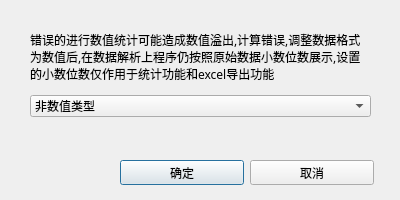
<?xml version="1.0" encoding="UTF-8"?>
<ui version="4.0">
 <class>DialogForceNumber</class>
 <widget class="QDialog" name="DialogForceNumber">
  <property name="geometry">
   <rect>
    <x>0</x>
    <y>0</y>
    <width>400</width>
    <height>200</height>
   </rect>
  </property>
  <property name="minimumSize">
   <size>
    <width>400</width>
    <height>200</height>
   </size>
  </property>
  <property name="maximumSize">
   <size>
    <width>400</width>
    <height>200</height>
   </size>
  </property>
  <property name="windowTitle">
   <string>调整数据格式</string>
  </property>
  <widget class="QPushButton" name="pushButtonAll">
   <property name="geometry">
    <rect>
     <x>120</x>
     <y>160</y>
     <width>124</width>
     <height>25</height>
    </rect>
   </property>
   <property name="text">
    <string>确定</string>
   </property>
  </widget>
  <widget class="QPushButton" name="pushButtonCurrentPage">
   <property name="geometry">
    <rect>
     <x>250</x>
     <y>160</y>
     <width>124</width>
     <height>25</height>
    </rect>
   </property>
   <property name="text">
    <string>取消</string>
   </property>
  </widget>
  <widget class="QLabel" name="label">
   <property name="geometry">
    <rect>
     <x>30</x>
     <y>26</y>
     <width>341</width>
     <height>61</height>
    </rect>
   </property>
   <property name="font">
    <font>
     <family>宋体</family>
     <bold>false</bold>
    </font>
   </property>
   <property name="text">
    <string>错误的进行数值统计可能造成数值溢出,计算错误,调整数据格式为数值后,在数据解析上程序仍按照原始数据小数位数展示,设置的小数位数仅作用于统计功能和excel导出功能</string>
   </property>
   <property name="wordWrap">
    <bool>true</bool>
   </property>
  </widget>
  <widget class="QComboBox" name="comboBox">
   <property name="geometry">
    <rect>
     <x>30</x>
     <y>95</y>
     <width>341</width>
     <height>22</height>
    </rect>
   </property>
   <item>
    <property name="text">
     <string>非数值类型</string>
    </property>
   </item>
   <item>
    <property name="text">
     <string>数值-整数</string>
    </property>
   </item>
   <item>
    <property name="text">
     <string>数值-1位小数</string>
    </property>
   </item>
   <item>
    <property name="text">
     <string>数值-2位小数</string>
    </property>
   </item>
   <item>
    <property name="text">
     <string>数值-3位小数</string>
    </property>
   </item>
   <item>
    <property name="text">
     <string>数值-4位小数</string>
    </property>
   </item>
   <item>
    <property name="text">
     <string>数值-5位小数</string>
    </property>
   </item>
   <item>
    <property name="text">
     <string>数值-6位小数</string>
    </property>
   </item>
   <item>
    <property name="text">
     <string>数值-7位小数</string>
    </property>
   </item>
   <item>
    <property name="text">
     <string>数值-8位小数</string>
    </property>
   </item>
   <item>
    <property name="text">
     <string>数值-9位小数</string>
    </property>
   </item>
  </widget>
 </widget>
 <resources/>
 <connections/>
</ui>
